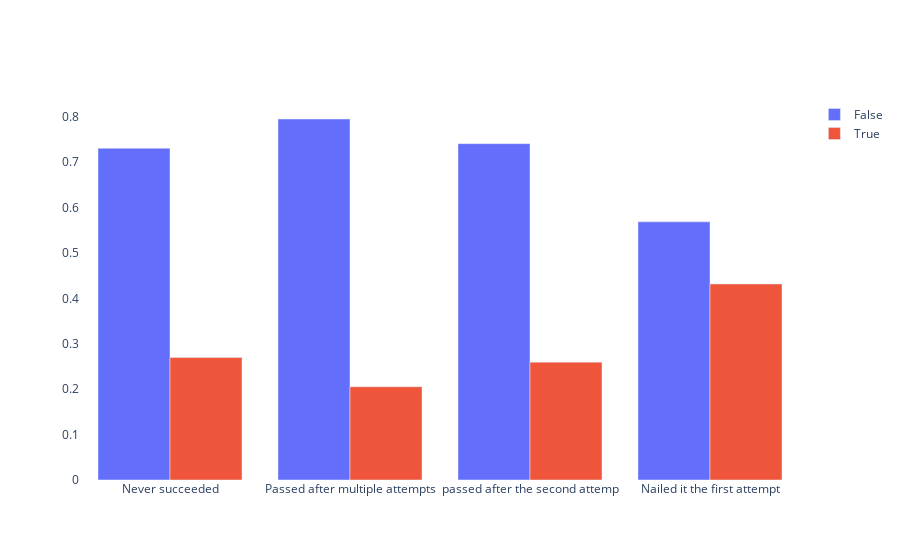

Notebook code for this chart:
### Code cell
traces=[]
#colors = ['darkturquoise', 'darkturquoise','darkturquoise', 'darkturquoise' ]
for x, geo_region in observed_new.groupby('Linear or Non-Linear'):
    traces.append(go.Bar(x=geo_region.variable, y=geo_region.value, name=x))
    #print(geo_region)
    print(x)

fig = go.Figure(data=traces)
fig.update_layout(dict(paper_bgcolor='rgba(0,0,0,0)',plot_bgcolor='rgba(0,0,0,0)'))
fig.update_traces(marker=dict(size=16,line=dict(width=2,color='black')),selector=dict(mode='markers'))
fig.show()

### Figure 1 — Plotly figure (JSON) as saved in the notebook; plotly's stock layout.template omitted (floating-point values rounded to 4 significant figures)
{"data": [{"name": "False", "type": "bar", "x": ["Never succeeded", "Passed after multiple attempts", "passed after the second attemp", "Nailed it the first attempt"], "y": [0.7302, 0.7948, 0.7405, 0.5683]}, {"name": "True", "type": "bar", "x": ["Never succeeded", "Passed after multiple attempts", "passed after the second attemp", "Nailed it the first attempt"], "y": [0.2698, 0.2052, 0.2595, 0.4317]}], "layout": {"paper_bgcolor": "rgba(0,0,0,0)", "plot_bgcolor": "rgba(0,0,0,0)"}}
